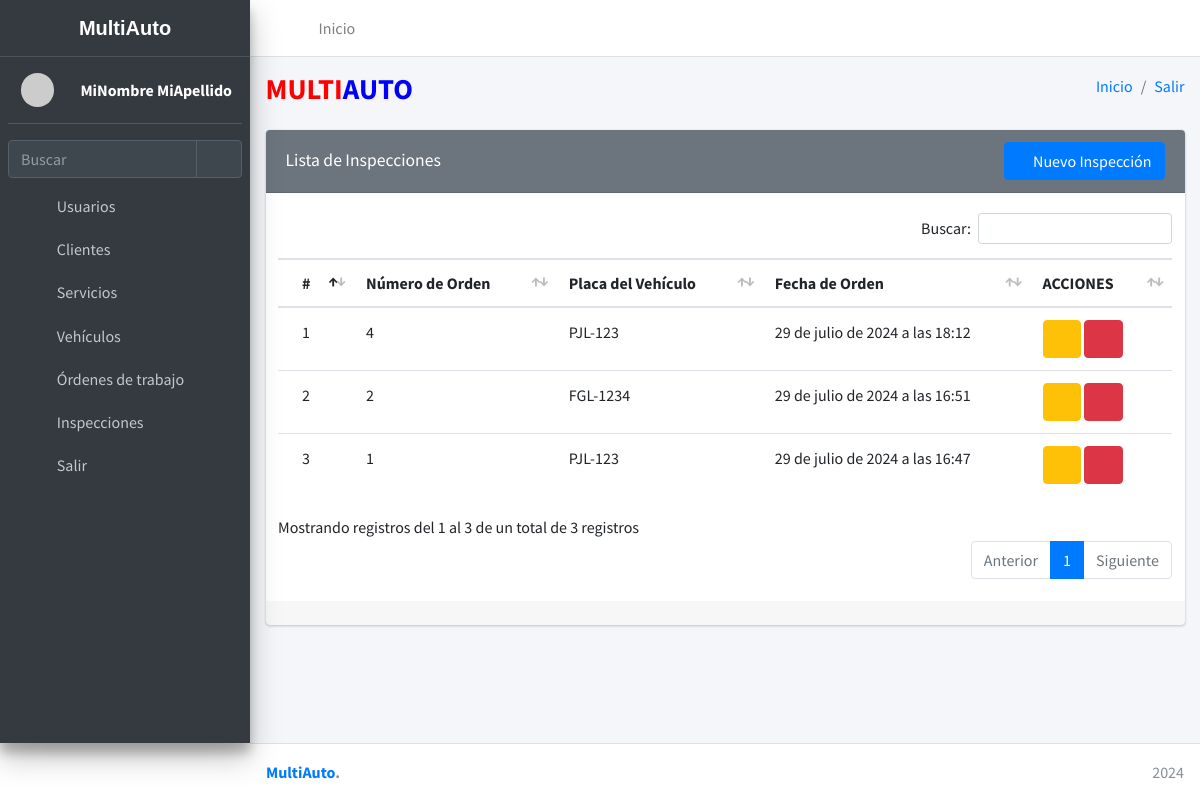
The page /lista_inspeccion/ (signed in) on the database its author committed.
### Aplicaciones/Gestion/models.py (models this page shows, shortened)
class Usuario(models.Model):
    id_usr = models.AutoField(primary_key=True)
    username = models.CharField(max_length=150, unique=True)
    nombre = models.CharField(max_length=30)
    apellido = models.CharField(max_length=30)
    telefono = models.CharField(max_length=15, blank=True, null=True)
    email = models.EmailField(unique=True)
    password = models.CharField(max_length=128)
    ADMINISTRADOR = 'ADMINISTRADOR'
    MECANICO = 'MECANICO'
    ROLES = [
        (ADMINISTRADOR, 'Administrador'),
        (MECANICO, 'Mecánico'),
    ]
    rol = models.CharField(max_length=20, choices=ROLES)
    is_active = models.BooleanField(default=True)
    is_deleted = models.BooleanField(default=False)
    deleted_at = models.DateTimeField(null=True, blank=True)

class Inspeccion(models.Model):
    id_ins = models.AutoField(primary_key=True)
    orden_id = models.ForeignKey('Orden', on_delete=models.PROTECT)
    km = models.PositiveIntegerField()
    nivel_gasolina = models.CharField(max_length=50)
    plumas = models.BooleanField(default=False)
    antena = models.BooleanField(default=False)
    radio = models.BooleanField(default=False)
    encendedor = models.BooleanField(default=False)
    espejos = models.BooleanField(default=False)
    gata = models.BooleanField(default=False)
    llave_de_ruedas = models.BooleanField(default=False)
    llanta_emergencia = models.BooleanField(default=False)
    parlantes = models.BooleanField(default=False)
    direccionales = models.BooleanField(default=False)
    manubrios = models.BooleanField(default=False)
    parabrisas = models.BooleanField(default=False)
    t_seguridad = models.BooleanField(default=False)
    tapa_radiador = models.BooleanField(default=False)
    mandos_funcionales = models.BooleanField(default=False)
    cenicero = models.BooleanField(default=False)
    palanca = models.BooleanField(default=False)
    herramientas = models.BooleanField(default=False)
    botiquin = models.BooleanField(default=False)
    tapa_gasolina = models.BooleanField(default=False)
    lunas = models.BooleanField(default=False)
    faros = models.BooleanField(default=False)
    extintor = models.BooleanField(default=False)
    tapa_cubas = models.BooleanField(default=False)
    triangulos = models.BooleanField(default=False)
    emblemas = models.BooleanField(default=False)
    placas = models.BooleanField(default=False)
    moquetas = models.BooleanField(default=False)
    is_deleted = models.BooleanField(default=False)
    deleted_at = models.DateTimeField(null=True, blank=True)

class Orden(models.Model):
    ESTADOS = [
        ('PENDIENTE', 'Pendiente'),
        ('EN_PROGRESO', 'En Progreso'),
        ('ESPERANDO_REPUESTOS', 'Esperando Repuestos'),
        ('COMPLETADA', 'Completada'),
        ('FINALIZADA', 'Finalizada'),
    ]
    id_ord = models.AutoField(primary_key=True)
    fecha_ord = models.DateTimeField()
    fecha_fin_ord = models.DateTimeField(null=True, blank=True)
    numero_ord = models.IntegerField()
    observaciones_ord = models.TextField()
    estado_ord = models.CharField(max_length=20, choices=ESTADOS, default='PENDIENTE')
    usuario_id = models.ForeignKey('Usuario', on_delete=models.PROTECT, related_name='ordenes')
    vehiculo_id = models.ForeignKey('Vehiculo', on_delete=models.PROTECT, related_name='ordenes')
    is_deleted = models.BooleanField(default=False)
    deleted_at = models.DateTimeField(null=True, blank=True)

class Vehiculo(models.Model):
    id_veh = models.AutoField(primary_key=True)
    marca_veh = models.CharField(max_length=255)
    modelo_veh = models.CharField(max_length=255)
    placa_veh = models.CharField(max_length=20, unique=True)
    anio_veh = models.IntegerField()
    color_veh = models.CharField(max_length=255)
    cli_id = models.ForeignKey(Cliente, on_delete=models.PROTECT)
    is_deleted = models.BooleanField(default=False)
    deleted_at = models.DateTimeField(null=True, blank=True)

### Aplicaciones/Gestion/decorators.py (the view)
    def wrapper(request, *args, **kwargs):
        if 'id_usr' not in request.session:
            return redirect('login')
        else:
            try:
                request.user = Usuario.objects.get(id_usr=request.session['id_usr'])
                if request.user.rol != Usuario.ADMINISTRADOR:
                    return render(request, 'permission_denied.html')  #
            except Usuario.DoesNotExist:
                return redirect('login')
        return view_func(request, *args, **kwargs)

### Aplicaciones/Gestion/views.py (called while the page is built)
@admin_required
def listarDanios(request):
    inspecciones = Inspeccion.objects.all()
    return render(request, 'listar_danios.html', {'danios': inspecciones})

### Aplicaciones/Gestion/templates/listar_danios.html (shortened to what this page needs)
{% extends "./index.html" %} {% load static %} {% block body %}
<section class="content">
  <div class="container-fluid">
    <div class="row">
      <div class="col-12">
        <div class="card card-secondary">
          <div class="card-header d-flex justify-content-between align-items-center">
    <h3 class="card-title">Lista de Inspecciones</h3>
    <a href="{% url 'registrarDanios' %}" class="btn btn-primary ml-auto">
        <i class="fa fa-plus nav-icon"></i> Nuevo Inspección
    </a>
</div>
          <div class="card-body">
            <div class="row">
              <div class="card-body table-responsive p-0">
                <table
                  id="tbl_daniosM"
                  class="table table-head-fixed text-nowrap"
                >
                  <thead>
                    <tr>
                      <th>#</th>
                      <th>Número de Orden</th>
                      <th>Placa del Vehículo</th>
                      <th>Fecha de Orden</th>
                      <th>ACCIONES</th>
                    </tr>
                  </thead>
                  <tbody>
                    {% for danio in danios %}
                    <tr class="align-middle">
                      <td>{{ forloop.counter }}</td>
                      <td>{{ danio.orden_id.numero_ord }}</td>
                      <td>{{ danio.orden_id.vehiculo_id.placa_veh }}</td>
                      <td>{{ danio.orden_id.fecha_ord }}</td>
                      <td>
                        <a
                          href="/editar_inspeccion/{{ danio.id_ins}}/"
                          title="Editar"
                          class="btn btn-warning"
                          ><i class="fas fa-pen"></i></a
                        >
                        <a
                          href="#"
                          title="Eliminar"
                          onclick="eliminar('/eliminar_inspeccion/{{ danio.id_ins}}/')"
                          class="btn btn-danger"
                          ><i class="fas fa-trash"></i></a
                        >
                      </td>
                    </tr>
                    {% endfor %}
                  </tbody>
                </table>
              </div>
            </div>
          </div>
          <div class="card-footer">
          </div>
        </div>
      </div>
    </div>
  </div>
</section>
{% endblock %}

### Aplicaciones/Gestion/templates/index.html (shortened to what this page needs)
{% load static %}
<!DOCTYPE html>
<html lang="en">
  <head>
    <link
      rel="stylesheet"
      href="{% static 'lib/adminlte/plugins/fontawesome-free/css/all.min.css' %}"
    />
    <link
      rel="stylesheet"
      href="{% static 'lib/adminlte/dist/css/adminlte.min.css' %}"
    />
    <link
      rel="stylesheet"
      href="{% static 'lib/adminlte/plugins/datatables-bs4/css/dataTables.bootstrap4.min.css' %}"
    />
    <link
      rel="stylesheet"
      href="{% static 'lib/adminlte/plugins/datatables-responsive/css/responsive.bootstrap4.min.css' %}"
    />
    <link
      rel="stylesheet"
      href="{% static 'lib/adminlte/plugins/datatables-buttons/css/buttons.bootstrap4.min.css' %}"
    />
    <link href="https://cdnjs.cloudflare.com/ajax/libs/select2/4.0.13/css/select2.min.css" rel="stylesheet" />
    <link href="https://cdnjs.cloudflare.com/ajax/libs/select2-bootstrap4-theme/1.5.2/select2-bootstrap4.min.css" rel="stylesheet" />
    <link
      rel="stylesheet"
      href="https://cdnjs.cloudflare.com/ajax/libs/izitoast/1.4.0/css/iziToast.css"
    />
    <link
      rel="stylesheet"
      href="{% static 'lib/adminlte/css/adminlte.min.css' %}"
    />
  </head>
  <body class="hold-transition sidebar-mini layout-footer-fixed">
    <div class="wrapper">
      <nav class="main-header navbar navbar-expand navbar-white navbar-light">
        <ul class="navbar-nav">
          <li class="nav-item">
            <a class="nav-link" data-widget="pushmenu" href="#" role="button"
              ><i class="fas fa-bars"></i
            ></a>
          </li>
          <li class="nav-item d-none d-sm-inline-block">
            <a href="{% url 'home' %}" class="nav-link">Inicio</a>
          </li>
        </ul>
        <ul class="navbar-nav ml-auto">
          <li class="nav-item">
            <a class="nav-link" data-widget="fullscreen" href="#" role="button">
              <i class="fas fa-expand-arrows-alt"></i>
            </a>
          </li>
        </ul>
      </nav>
      <aside class="main-sidebar sidebar-dark-primary elevation-4">
        <a href="{% url 'home' %}" class="brand-link text-center font-size-5 custom-font">
          <b class="">MultiAuto</b>
        </a>
        <div class="sidebar">
          <div class="user-panel mt-3 pb-3 mb-3 d-flex">
    <div class="image">
        <img src="https://ui-avatars.com/api/?name={{ request.user.nombre }}+{{ request.user.apellido }}&background=random&color=fff&size=50" alt="" class="img-size-50 img-circle mr-3">
    </div>
    <div class="info">
        <b class="text-white">{{ request.user.nombre }} {{ request.user.apellido }}</b>
    </div>
</div>
          <div class="form-inline">
            <div class="input-group" data-widget="sidebar-search">
              <input
                class="form-control form-control-sidebar"
                type="search"
                placeholder="Buscar"
                aria-label="Search"
              />
              <div class="input-group-append">
                <button class="btn btn-sidebar">
                  <i class="fas fa-search fa-fw"></i>
                </button>
              </div>
            </div>
          </div>
          <nav class="mt-2">
  <ul
    class="nav nav-pills nav-sidebar flex-column"
    data-widget="treeview"
    role="menu"
    data-accordion="false"
  >
    <li class="nav-item">
      <a href="" class="nav-link">
        <i class="nav-icon fas fa-user-alt"></i>
        <p>
          Usuarios
          <i class="right fas fa-angle-left"></i>
        </p>
      </a>
    </li>
    <li class="nav-item">
      <a href="" class="nav-link">
        <i class="nav-icon fas fa-users"></i>
        <p>
          Clientes
          <i class="right fas fa-angle-left"></i>
        </p>
      </a>
    </li>
    <li class="nav-item">
      <a href="" class="nav-link">
        <i class="nav-icon fas fa-book"></i>
        <p>
          Servicios
          <i class="right fas fa-angle-left"></i>
        </p>
      </a>
    </li>
    <li class="nav-item">
      <a href="" class="nav-link">
        <i class="nav-icon fas fa-car"></i>
        <p>
          Vehículos
          <i class="right fas fa-angle-left"></i>
        </p>
      </a>
    </li>
    <li class="nav-item">
      <a href="" class="nav-link">
        <i class="nav-icon fas fa-list-alt"></i>
        <p>
          Órdenes de trabajo
          <i class="right fas fa-angle-left"></i>
        </p>
      </a>
    </li>
    <li class="nav-item">
      <a href="" class="nav-link">
        <i class="nav-icon fas fa-check"></i>
        <p>
          Inspecciones
          <i class="right fas fa-angle-left"></i>
        </p>
      </a>
    </li>
    <li class="nav-item">
      <a href="{% url 'logout' %}" class="nav-link">
        <i class="nav-icon fas fa-sign-out-alt"></i>
        <p>Salir</p>
      </a>
    </li>
  </ul>
</nav>
        </div>
      </aside>
      <div class="content-wrapper">
        <section class="content-header">
          <div class="container-fluid">
            <div class="row mb-2">
              <div class="col-sm-6">
                <h1> <strong><span style="color: red;">MULTI</span></strong><strong><span style="color: blue;">AUTO</span></strong></h1>
              </div>
              <div class="col-sm-6">
                <ol class="breadcrumb float-sm-right">
                  <li class="breadcrumb-item"><a href="{%  url 'home' %}">Inicio</a></li>
                  <li class="breadcrumb-item"><a href="{% url 'logout' %}">Salir</a></li>
                </ol>
              </div>
            </div>
          </div>
        </section>
        {% block body %}{% endblock %}
      </div>
      <footer class="main-footer">
        <div class="float-right d-none d-sm-block"><b></b> 2024</div>
        <strong
          >
          <a href="">MultiAuto</a>.</strong
        >
      </footer>
    </div>
  </body>
</html>

### Aplicaciones/Gestion/templates/index.html (style rules this page uses)
.custom-font { font-family: 'Merriweather', sans-serif; }

### rows shown on the page
Usuario: user.nombre "MiNombre", user.apellido "MiApellido"
Inspeccion: orden_id.numero_ord "4", orden_id.vehiculo_id.placa_veh "PJL-123", orden_id.fecha_ord "29 de julio de 2024 a las 18:12"
Inspeccion: orden_id.numero_ord "2", orden_id.vehiculo_id.placa_veh "FGL-1234", orden_id.fecha_ord "29 de julio de 2024 a las 16:51"
Inspeccion: orden_id.numero_ord "1", orden_id.vehiculo_id.placa_veh "PJL-123", orden_id.fecha_ord "29 de julio de 2024 a las 16:47"
